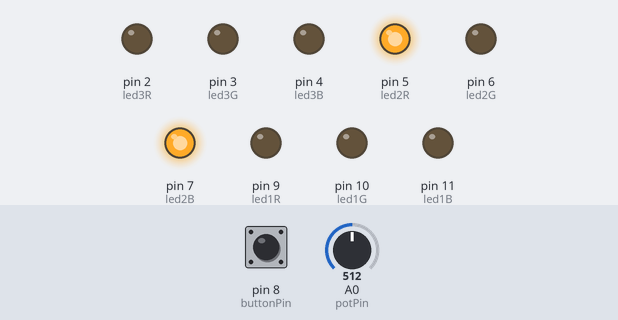
Bench run of a sketch on a simulated Arduino Uno, built with avr-gcc and run on an emulated ATmega328P. Shown: output pins drawn as LEDs (lit = HIGH). Dashed ring = blinking. The test bench sets the inputs (shaded band); at power-on: pin 8 (buttonPin) HIGH, A0 (potPin) = 512.

Above: at 3.0 s.
3.1 s: pin 8 (buttonPin) pulled LOW for 2.55 s
At 5.3 s:
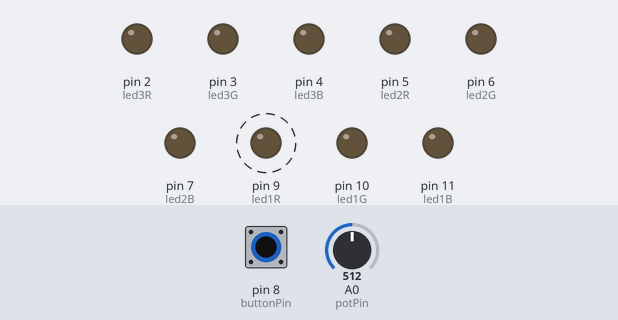
7.1 s: A0 (potPin) set to 122
At 7.9 s:
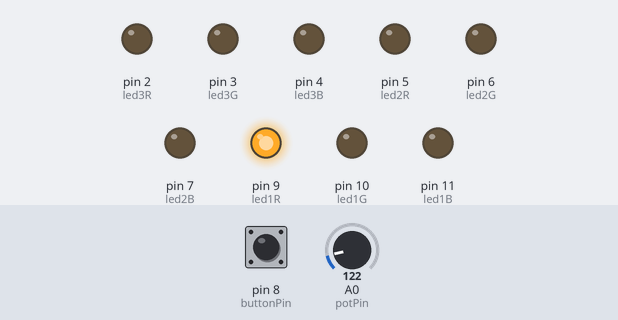
10.6 s: A0 (potPin) set to 0
At 10.85 s:
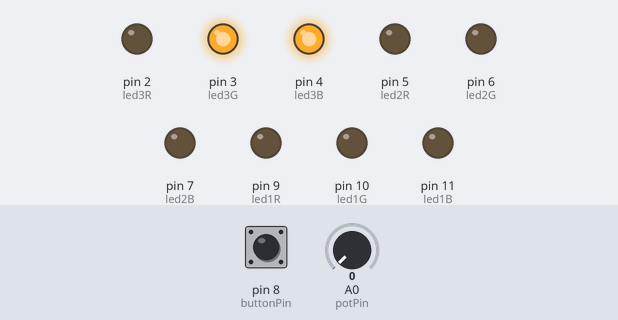
Timing chart, 0 to 20.1 s (numbered marks = the images above; inputs shaded):
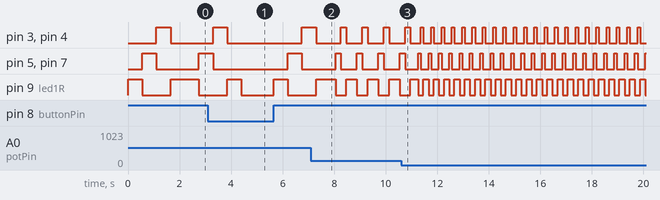

Measured:
- by itself, pin 5 (led2R), pin 7 (led2B): repeats every 0.40 s: HIGH 0.10 s, LOW 0.30 s
- by itself, pin 9 (led1R): repeats every 0.40 s: LOW 0.20 s, HIGH 0.20 s

The sketch:

TP2.ino
```cpp
#define led1R 9
#define led1G 10
#define led1B 11
#define led2R 5
#define led2G 6
#define led2B 7
#define led3R 2
#define led3G 3
#define led3B 4
#define potPin A0
#define buttonPin 8

int velocidad = 0;

void setup() {
  pinMode(led1R, OUTPUT);
  pinMode(led1G, OUTPUT);
  pinMode(led1B, OUTPUT);
  pinMode(led2R, OUTPUT);
  pinMode(led2G, OUTPUT);
  pinMode(led2B, OUTPUT);
  pinMode(led3R, OUTPUT);
  pinMode(led3G, OUTPUT);
  pinMode(led3B, OUTPUT);

  pinMode(potPin, INPUT);
  pinMode(buttonPin, INPUT_PULLUP);
}

void loop() {

  velocidad = map(analogRead(potPin), 0, 1023, 100, 1000);


  if (digitalRead(buttonPin) == LOW) {
    apagarLEDs();
  } else {
    seguirJuegoDeLuces();
  }
}

void apagarLEDs() {
  analogWrite(led1R, 0);
  analogWrite(led1G, 0);
  analogWrite(led1B, 0);
  analogWrite(led2R, 0);
  analogWrite(led2G, 0);
  analogWrite(led2B, 0);
  analogWrite(led3R, 0);
  analogWrite(led3G, 0);
  analogWrite(led3B, 0);
}

void seguirJuegoDeLuces() {
  analogWrite(led1R, 255);
  analogWrite(led1G, 0);
  analogWrite(led1B, 0);

  delay(velocidad);

  analogWrite(led1R, 0);
  analogWrite(led1G, 0);
  analogWrite(led1B, 0);
  analogWrite(led2R, 255);
  analogWrite(led2G, 0);
  analogWrite(led2B, 255);

  delay(velocidad);

  analogWrite(led2R, 0);
  analogWrite(led2G, 0);
  analogWrite(led2B, 0);
  analogWrite(led3R, 0);
  analogWrite(led3G, 255);
  analogWrite(led3B, 255);

  delay(velocidad);

  analogWrite(led3R, 0);
  analogWrite(led3G, 0);
  analogWrite(led3B, 0);
  analogWrite(led1R, 255);
  analogWrite(led1G, 0);
  analogWrite(led1B, 0);

  delay(velocidad);
}
```
